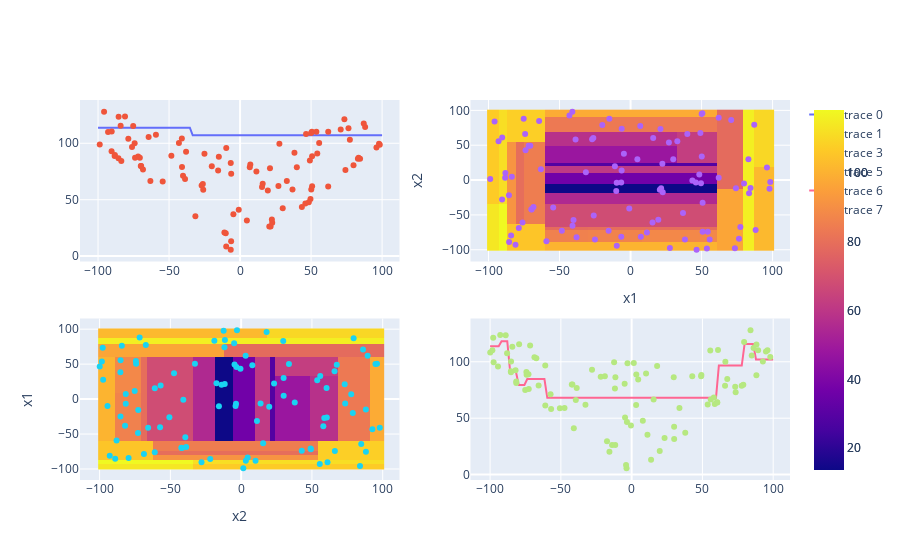

Notebook code cell kept with this figure:
### Code cell
# OK, so we have a trained optimizer and a tomograph, we can now start messing with the plot function.
#
import numpy as np
import pandas as pd

def plot(tomograph, point=None):
    if point is None:
        point = tomograph.optimizer.optimization_problem.parameter_space.random()
    print(point)
    tomograph._update_heatmaps(point, time=None)
    
    # Let's grab all of the observations to plot them.
    #
    registered_params_df, registered_objectives_df, context_df = optimizer.get_all_observations()
    
    fig = make_subplots(rows=tomograph.num_plottable_dimensions, cols=tomograph.num_plottable_dimensions)
    
    for row, heatmap_row in enumerate(tomograph._heatmaps_grid):
        for col, heatmap in enumerate(heatmap_row):
            row_dim_name = tomograph.ordered_dim_names[row]
            col_dim_name = tomograph.ordered_dim_names[col]
            
            if row == col:
                # We must manually create the query dataframe.
                #                
                query_df = pd.DataFrame({row_dim_name: tomograph.linspaces_by_name[row_dim_name]})
                
                for dim_name in tomograph.ordered_dim_names:
                    if dim_name != row_dim_name:
                        query_df[dim_name] = point[dim_name] if dim_name in point else np.NaN
                
                predictions = tomograph.optimizer.predict(query_df)
                predictions_df = predictions.get_dataframe()                
                fig.add_trace(
                    go.Scatter(
                        x=query_df[row_dim_name],
                        y=predictions_df['predicted_value']
                    ),
                    row=row+1,
                    col=col+1
                )
                
                # Add scatterplot over the top
                #
                fig.add_trace(
                    go.Scatter(
                        x=registered_params_df[row_dim_name],
                        y=registered_objectives_df[optimizer.optimization_problem.objectives[0].name],
                        mode='markers'
                    ),
                    row=row+1,
                    col=col+1
                )
                
                # Add titles
                #
                fig.update_xaxes(title_text=row_dim_name, row=row + 1, col=col + 1)
                fig.update_yaxes(title_text=col_dim_name, row=row + 1, col=col + 1)
                
            else:
                # Plot the heatmap.
                #
                fig.add_trace(
                    go.Heatmap(
                        x=tomograph.linspaces_by_name[row_dim_name],
                        y=tomograph.linspaces_by_name[col_dim_name],
                        z=heatmap.values
                    ),
                    row=row+1,
                    col=col+1
                )
                
                # Add scatterplot over the top
                #
                fig.add_trace(
                    go.Scatter(
                        x=registered_params_df[row_dim_name],
                        y=registered_params_df[col_dim_name],
                        mode='markers'
                    ),
                    row=row+1,
                    col=col+1
                )
                
                # Add titles
                #
                fig.update_xaxes(title_text=row_dim_name, row=row + 1, col=col + 1)
                fig.update_yaxes(title_text=col_dim_name, row=row + 1, col=col + 1)
                
    fig.show()

plot(tomograph)
